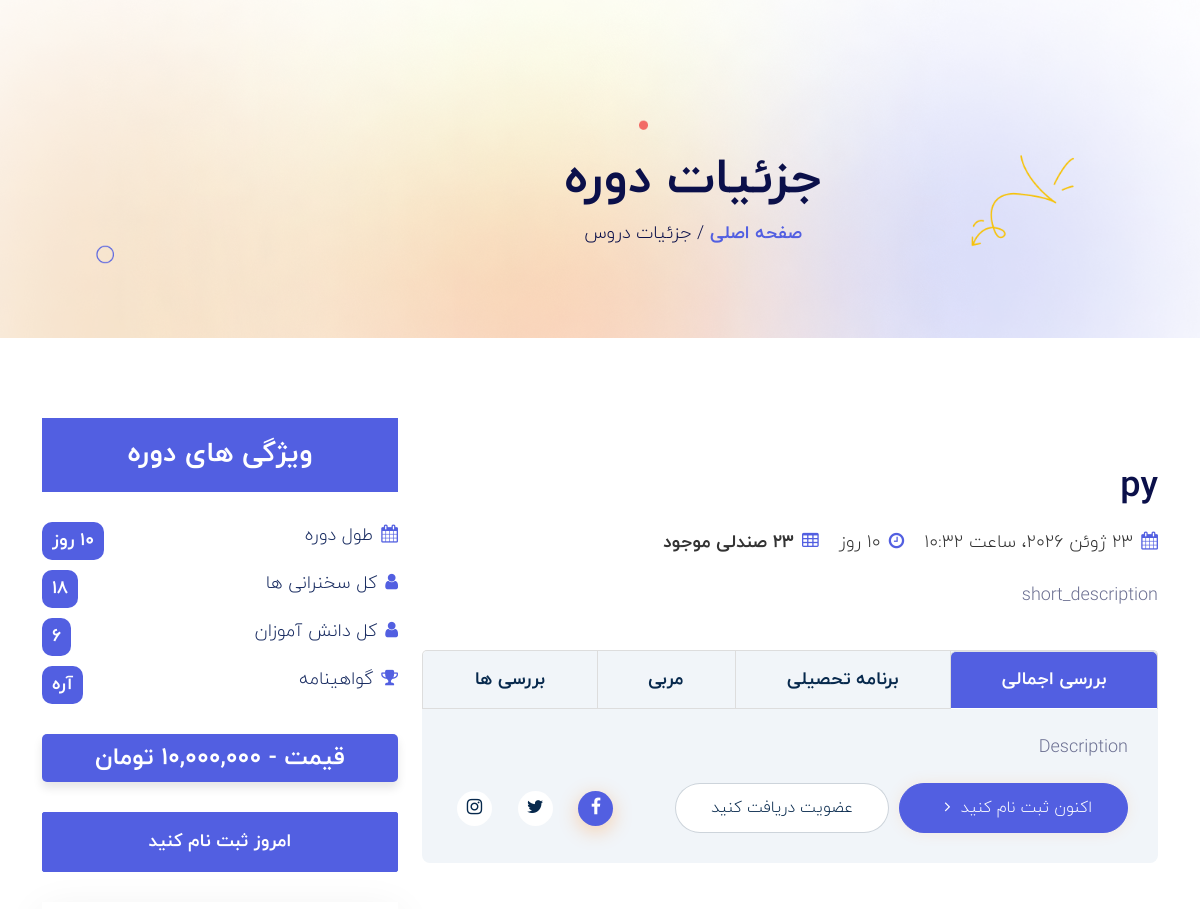
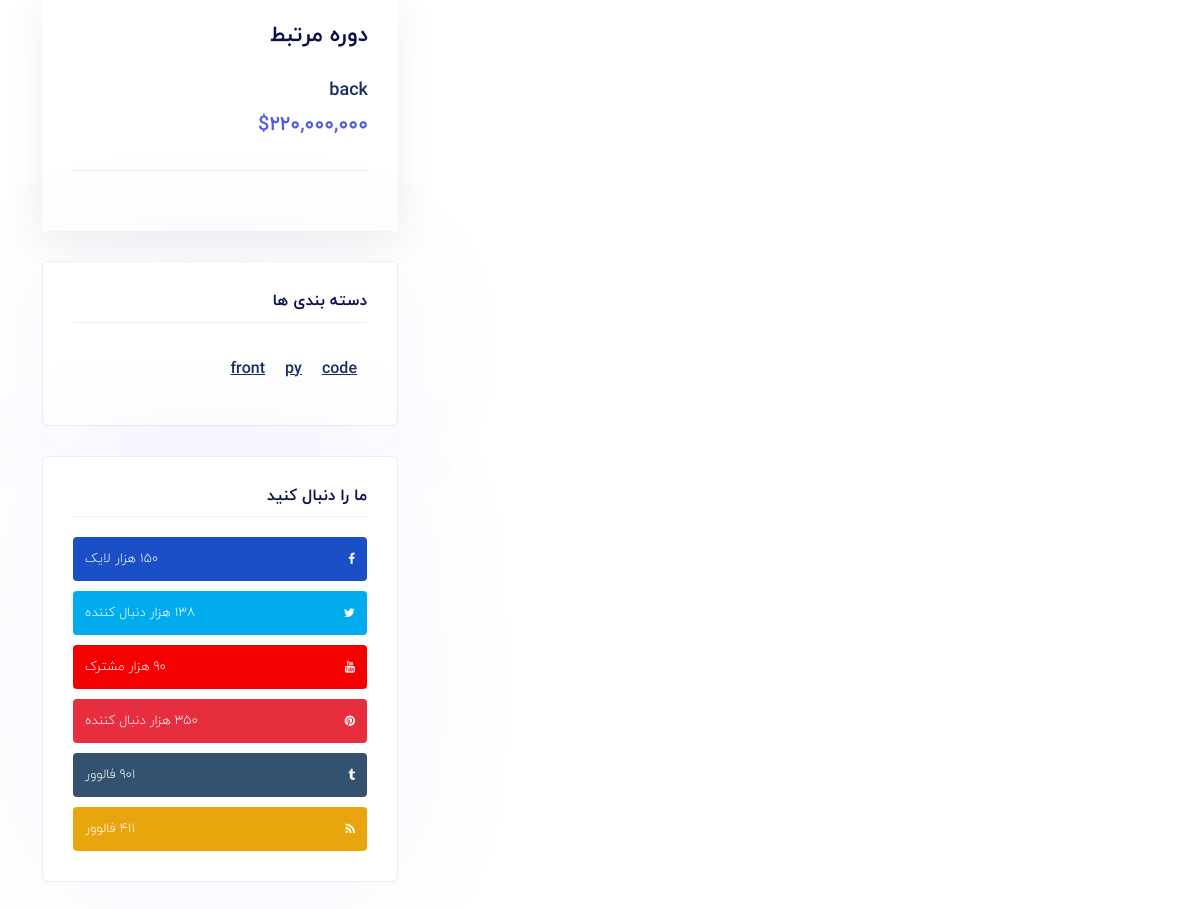
The app's page /course/course-details/py with its own data (2 pictures, top to bottom).
### course_module/models.py (models this page shows, shortened)
class Course(models.Model):
    title = models.CharField(max_length=250)
    slug = models.SlugField(unique=True, blank=True)
    category = models.ForeignKey(
        Category,
        on_delete=models.CASCADE,
        related_name="courses"
    )
    instructor = models.ForeignKey(
        Instructor,
        on_delete=models.SET_NULL,
        null=True,
        related_name="courses"
    )
    image = models.ImageField(upload_to="courses/")
    short_description = models.CharField(max_length=300)
    description = models.TextField()
    Study_program = models.TextField(blank=True,null=True)
    price = models.PositiveIntegerField(default=0)
    duration = models.CharField(max_length=100)
    total_lectures = models.PositiveIntegerField(default=0)
    students_count = models.PositiveIntegerField(default=0)
    available_seats = models.PositiveIntegerField(default=0)
    has_certificate = models.BooleanField(default=True)
    is_active = models.BooleanField(default=True)
    created_at = models.DateTimeField(auto_now_add=True)
    updated_at = models.DateTimeField(auto_now=True)
    class Meta:
        ordering = ["-created_at"]
        verbose_name = "دوره"
        verbose_name_plural = "دوره ها"

class Category(models.Model):
    title = models.CharField(max_length=150)
    slug = models.SlugField(unique=True, blank=True)
    class Meta:
        verbose_name = "دسته بندی"
        verbose_name_plural = "دسته بندی ها"

### course_module/views.py (the view, shortened to what this page needs)
class CourseDetailView(DetailView):
    model = Course
    template_name = "course/course_details.html"
    context_object_name = "course"
    slug_field = "slug"
    slug_url_kwarg = "slug"
    def get_queryset(self):
        return (
            Course.objects
            .filter(is_active=True)
            .select_related("category", "instructor")
            .prefetch_related("reviews")
        )
    def get_context_data(self, **kwargs):
        context = super().get_context_data(**kwargs)
        context["form"] = ReviewForm()
        context["related_courses"] = (
            Course.objects
            .filter(
                category=self.object.category,
                is_active=True
            )
            .exclude(id=self.object.id)[:3]
        )
        context["reviews"] = Review.objects.filter(is_active=True)
        categories = Category.objects.all()
        for category in categories:
            category.limited_products = (
                Course.objects
                .filter(
                    category=category,
                    is_active=True
                )
                [:3]
            )
        context["categories"] = categories
        return context

### polls/templatetags/poll_extras.py (called while the page is built)
@register.filter(name='three_digits_currency')
def three_digits_currency(value:int):
    return '{:,}'.format(value)

### site_setting/context_processors.py (called while the page is built)
def site_setting(request):
    return {
        "site_setting":
            SiteSetting.objects.filter(
                is_active=True
            ).first(),
        "footer_boxes":
            FooterBox.objects.prefetch_related(
                "links"
            )
    }

### course_module/templates/course/course_details.html (shortened to what this page needs)
{% extends "base.html" %}
{% load static %}
{% load poll_extras %}
{% block content %}
    <section class="section-top">
        <div class="container">
            <div class="col-lg-10 offset-lg-1 text-center">
                <div class="section-top-title wow fadeInRight" data-wow-duration="1s" data-wow-delay="0.3s"
                    data-wow-offset="0">
                    <h1>جزئیات دوره</h1>
                    <ul>
                        <li><a href="{% url "home" %}">صفحه اصلی</a></li>
                        <li>/ جزئیات دروس</li>
                    </ul>
                </div>
            </div>
        </div>
    </section>
    <section class="our_event section-padding">
        <div class="container">
            <div class="row">
                <div class="col-lg-8 col-sm-8 col-xs-12">
                    <div class="single_event_single">
                        <div class="single_event_text_single">
                            <h4>{{course.title}}</h4>
                            <span><i class="fa fa-calendar"></i>{{course.created_at }}</span><span><i class="fa fa-clock-o"></i>{{course.duration }}
                                روز</span><span><i class="fa fa-table"></i><strong>{{course.available_seats }} صندلی موجود</strong></span>
                            <p>{{course.short_description }}</p>
                        </div>
                    </div>
                    <div class="course-details-content section-bg">
                        <ul class="nav nav-tabs" role="tablist">
                            <li class="nav-item"><a href="#overview" class="nav-link active" data-bs-toggle="tab">بررسی
                                    اجمالی</a></li>
                            <li><a href="#curriculum" class="nav-link" data-bs-toggle="tab">برنامه تحصیلی</a></li>
                            <li class="nav-item"><a href="#instructor" class="nav-link" data-bs-toggle="tab">مربی</a>
                            </li>
                            <li class="nav-item"><a href="#reviews" class="nav-link" data-bs-toggle="tab">بررسی ها</a>
                            </li>
                        </ul>
                        <div class="tab-content" id="myTabContent">
                            <div class="tab-pane show fade active" id="overview">
                                <div class="overview">
                                    <p> {{course.description }}</p>
                                    <div class="details-buttons-area">
                                        <a href="#0" class="custom-button theme-one">اکنون ثبت نام کنید<i
                                                class="fa fa-angle-right"></i></a><a href="#0"
                                            class="custom-button bg-white">عضویت دریافت کنید</a>
                                        <ul class="social-icons">
                                            <li><a href="#0" class="active"><i class="fa fa-facebook"></i></a></li>
                                            <li><a href="#0"><i class="fa fa-twitter"></i></a></li>
                                            <li><a href="#0"><i class="fa fa-instagram"></i></a></li>
                                        </ul>
                                    </div>
                                </div>
                            </div>
                        </div>
                    </div>
                </div>
                <div class="col-lg-4 col-sm-4 col-xs-12">
                    <div class="course_features">
                        <h3>ویژگی های دوره</h3>
                        <ul>
                            <li>
                                <i class="fa fa-calendar"></i>طول دوره<b>{{course.duration }} روز</b>
                            </li>
                            <li>
                                <i class="fa fa-user"></i>کل سخنرانی ها<b>{{course.total_lectures}}</b>
                            </li>
                            <li>
                                <i class="fa fa-user"></i>کل دانش آموزان<b>{{course.students_count}}</b>
                            </li>
                            <li>
                                <i class="fa fa-trophy" ></i>گواهینامه<b {% if not course.has_certificate %} style="background-color: red;" {% endif %}>{% if course.has_certificate %} آره  {% else %}نه{% endif %}</b>
                            </li>
                        </ul>
                    </div>
                    <div class="event_info_price">
                        <h4>قیمت - {{course.price|three_digits_currency}} تومان</h4>
                    </div>
                    <div class="event_info_register"><a class="btn_one" href="#">امروز ثبت نام کنید</a></div>
                    <div class="related_course">
                        <h3>دوره مرتبط</h3>
                        {% for product in related_courses %}
                        <div class="single_rc">
                            <h4><a href="#"> {{ product.title }}</a></h4>
                            <span>${{product.price|three_digits_currency}}</span>
                        </div>
                        {% endfor %}
                    </div>
                    <div class="sidebar-post">
                        <div class="sidebar_title">
                            <h4>دسته بندی ها</h4>
                        </div>
                        <div class="single_category">
                            <ul>
                                {% for category in categories %}
                                <li><a href="#">{{ category.title }}</a></li>
                                {% endfor %}
                            </ul>
                        </div>
                    </div>
                    <div class="sidebar-post">
                        <div class="sidebar_title">
                            <h4>ما را دنبال کنید</h4>
                        </div>
                        <div class="single_social">
                            <ul>
                                <li>
                                    <div class="social_item b_facebook"><a href="#" title="facebook"><i
                                                class="fa fa-facebook"></i><span class="item-list">150 هزار
                                                لایک</span></a></div>
                                </li>
                                <li>
                                    <div class="social_item b_twitter"><a href="#" title="twitter"><i
                                                class="fa fa-twitter"></i><span class="item-list">138 هزار دنبال
                                                کننده</span></a></div>
                                </li>
                                <li>
                                    <div class="social_item b_youtube"><a href="#" title="youtube"><i
                                                class="fa fa-youtube"></i><span class="item-list">90 هزار
                                                مشترک</span></a></div>
                                </li>
                                <li>
                                    <div class="social_item b_pinterest"><a href="#" title="pinterest"><i
                                                class="fa fa-pinterest"></i><span class="item-list">350 هزار دنبال
                                                کننده</span></a></div>
                                </li>
                                <li>
                                    <div class="social_item b_tumblr"><a href="#" title="rss"><i
                                                class="fa fa-tumblr"></i><span class="item-list">901 فالوور</span></a>
                                    </div>
                                </li>
                                <li>
                                    <div class="social_item b_rss"><a href="#" title="rss"><i
                                                class="fa fa-rss"></i><span class="item-list">411 فالوور</span></a>
                                    </div>
                                </li>
                            </ul>
                        </div>
                    </div>
                </div>
            </div>
        </div>
    </section>
{% endblock content %}

### records on screen
Course: title "py", created_at "23 ژوئن 2026، ساعت 10:32", available_seats "23", short_description "short_description", description "Description", total_lectures "18", students_count "6"
Course: title "back", price|three_digits_currency "220,000,000"
Category: title "code"
Category: title "py"
Category: title "front"
